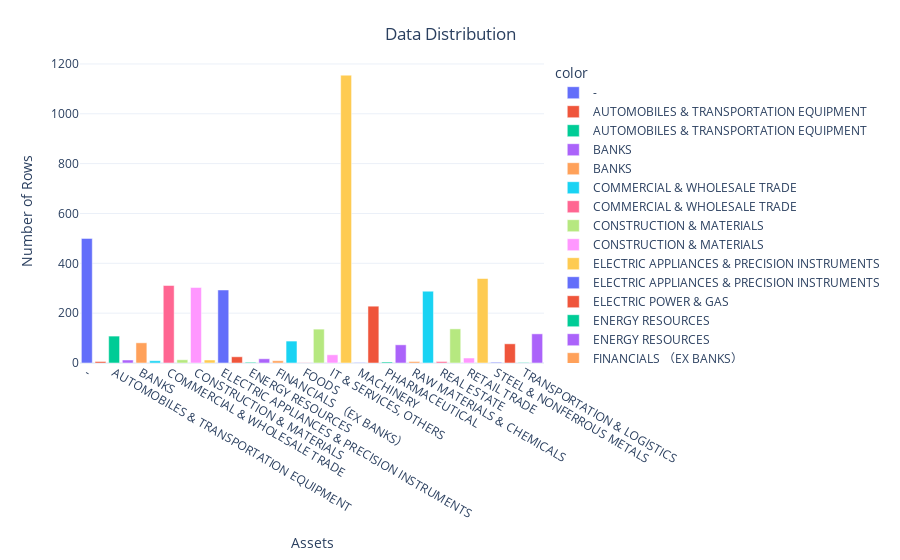

Source (notebook cell):
### Code cell
# Distribution of above table (value_counts)
dist = stock_list.groupby('SecuritiesCode').size().reset_index(name='total')
stock_list_two = pd.merge(stock_list, dist, how='left', on=['SecuritiesCode'])
stock_list_two = stock_list_two.groupby(['17SectorName']).total.sum().reset_index(name='total')
fig = px.bar(x=stock_list_two["17SectorName"],
             y=stock_list_two['total'],
             color=stock_list_two["17SectorName"],
             color_continuous_scale="Emrld")
fig.update_xaxes(title="Assets")
fig.update_yaxes(title="Number of Rows")
fig.update_layout(showlegend=True,
                  title={
                      'text': 'Data Distribution ',  # Text of title
                      'y': 0.95,  # position of title in y-axis in numbers
                      'x': 0.5,  # position of title in x-axis in numbers
                      'xanchor': 'center',  # direction of position over title (x)
                      'yanchor': 'top'},  # direction of position over title (y)
                  template="plotly_white")
fig.show()

### Figure 1 — Plotly figure (JSON) as saved in the notebook; plotly's stock layout.template omitted (floating-point values rounded to 4 significant figures)
{"data": [{"alignmentgroup": "True", "hovertemplate": "color=-<br>x=%{x}<br>y=%{y}<extra></extra>", "legendgroup": "-", "marker": {"color": "#636efa", "pattern": {"shape": ""}}, "name": "-", "offsetgroup": "-", "orientation": "v", "showlegend": true, "textposition": "auto", "type": "bar", "x": ["-"], "xaxis": "x", "y": [500], "yaxis": "y"}, {"alignmentgroup": "True", "hovertemplate": "color=AUTOMOBILES & TRANSPORTATION EQUIPMENT<br>x=%{x}<br>y=%{y}<extra></extra>", "legendgroup": "AUTOMOBILES & TRANSPORTATION EQUIPMENT", "marker": {"color": "#EF553B", "pattern": {"shape": ""}}, "name": "AUTOMOBILES & TRANSPORTATION EQUIPMENT", "offsetgroup": "AUTOMOBILES & TRANSPORTATION EQUIPMENT", "orientation": "v", "showlegend": true, "textposition": "auto", "type": "bar", "x": ["AUTOMOBILES & TRANSPORTATION EQUIPMENT"], "xaxis": "x", "y": [6], "yaxis": "y"}, {"alignmentgroup": "True", "hovertemplate": "color=AUTOMOBILES & TRANSPORTATION EQUIPMENT <br>x=%{x}<br>y=%{y}<extra></extra>", "legendgroup": "AUTOMOBILES & TRANSPORTATION EQUIPMENT ", "marker": {"color": "#00cc96", "pattern": {"shape": ""}}, "name": "AUTOMOBILES & TRANSPORTATION EQUIPMENT ", "offsetgroup": "AUTOMOBILES & TRANSPORTATION EQUIPMENT ", "orientation": "v", "showlegend": true, "textposition": "auto", "type": "bar", "x": ["AUTOMOBILES & TRANSPORTATION EQUIPMENT "], "xaxis": "x", "y": [108], "yaxis": "y"}, {"alignmentgroup": "True", "hovertemplate": "color=BANKS<br>x=%{x}<br>y=%{y}<extra></extra>", "legendgroup": "BANKS", "marker": {"color": "#ab63fa", "pattern": {"shape": ""}}, "name": "BANKS", "offsetgroup": "BANKS", "orientation": "v", "showlegend": true, "textposition": "auto", "type": "bar", "x": ["BANKS"], "xaxis": "x", "y": [12], "yaxis": "y"}, {"alignmentgroup": "True", "hovertemplate": "color=BANKS <br>x=%{x}<br>y=%{y}<extra></extra>", "legendgroup": "BANKS ", "marker": {"color": "#FFA15A", "pattern": {"shape": ""}}, "name": "BANKS ", "offsetgroup": "BANKS ", "orientation": "v", "showlegend": true, "textposition": "auto", "type": "bar", "x": ["BANKS "], "xaxis": "x", "y": [81], "yaxis": "y"}, {"alignmentgroup": "True", "hovertemplate": "color=COMMERCIAL & WHOLESALE TRADE<br>x=%{x}<br>y=%{y}<extra></extra>", "legendgroup": "COMMERCIAL & WHOLESALE TRADE", "marker": {"color": "#19d3f3", "pattern": {"shape": ""}}, "name": "COMMERCIAL & WHOLESALE TRADE", "offsetgroup": "COMMERCIAL & WHOLESALE TRADE", "orientation": "v", "showlegend": true, "textposition": "auto", "type": "bar", "x": ["COMMERCIAL & WHOLESALE TRADE"], "xaxis": "x", "y": [9], "yaxis": "y"}, {"alignmentgroup": "True", "hovertemplate": "color=COMMERCIAL & WHOLESALE TRADE <br>x=%{x}<br>y=%{y}<extra></extra>", "legendgroup": "COMMERCIAL & WHOLESALE TRADE ", "marker": {"color": "#FF6692", "pattern": {"shape": ""}}, "name": "COMMERCIAL & WHOLESALE TRADE ", "offsetgroup": "COMMERCIAL & WHOLESALE TRADE ", "orientation": "v", "showlegend": true, "textposition": "auto", "type": "bar", "x": ["COMMERCIAL & WHOLESALE TRADE "], "xaxis": "x", "y": [311], "yaxis": "y"}, {"alignmentgroup": "True", "hovertemplate": "color=CONSTRUCTION & MATERIALS<br>x=%{x}<br>y=%{y}<extra></extra>", "legendgroup": "CONSTRUCTION & MATERIALS", "marker": {"color": "#B6E880", "pattern": {"shape": ""}}, "name": "CONSTRUCTION & MATERIALS", "offsetgroup": "CONSTRUCTION & MATERIALS", "orientation": "v", "showlegend": true, "textposition": "auto", "type": "bar", "x": ["CONSTRUCTION & MATERIALS"], "xaxis": "x", "y": [13], "yaxis": "y"}, {"alignmentgroup": "True", "hovertemplate": "color=CONSTRUCTION & MATERIALS <br>x=%{x}<br>y=%{y}<extra></extra>", "legendgroup": "CONSTRUCTION & MATERIALS ", "marker": {"color": "#FF97FF", "pattern": {"shape": ""}}, "name": "CONSTRUCTION & MATERIALS ", "offsetgroup": "CONSTRUCTION & MATERIALS ", "orientation": "v", "showlegend": true, "textposition": "auto", "type": "bar", "x": ["CONSTRUCTION & MATERIALS "], "xaxis": "x", "y": [303], "yaxis": "y"}, {"alignmentgroup": "True", "hovertemplate": "color=ELECTRIC APPLIANCES & PRECISION INSTRUMENTS<br>x=%{x}<br>y=%{y}<extra></extra>", "legendgroup": "ELECTRIC APPLIANCES & PRECISION INSTRUMENTS", "marker": {"color": "#FECB52", "pattern": {"shape": ""}}, "name": "ELECTRIC APPLIANCES & PRECISION INSTRUMENTS", "offsetgroup": "ELECTRIC APPLIANCES & PRECISION INSTRUMENTS", "orientation": "v", "showlegend": true, "textposition": "auto", "type": "bar", "x": ["ELECTRIC APPLIANCES & PRECISION INSTRUMENTS"], "xaxis": "x", "y": [12], "yaxis": "y"}, {"alignmentgroup": "True", "hovertemplate": "color=ELECTRIC APPLIANCES & PRECISION INSTRUMENTS <br>x=%{x}<br>y=%{y}<extra></extra>", "legendgroup": "ELECTRIC APPLIANCES & PRECISION INSTRUMENTS ", "marker": {"color": "#636efa", "pattern": {"shape": ""}}, "name": "ELECTRIC APPLIANCES & PRECISION INSTRUMENTS ", "offsetgroup": "ELECTRIC APPLIANCES & PRECISION INSTRUMENTS ", "orientation": "v", "showlegend": true, "textposition": "auto", "type": "bar", "x": ["ELECTRIC APPLIANCES & PRECISION INSTRUMENTS "], "xaxis": "x", "y": [293], "yaxis": "y"}, {"alignmentgroup": "True", "hovertemplate": "color=ELECTRIC POWER & GAS <br>x=%{x}<br>y=%{y}<extra></extra>", "legendgroup": "ELECTRIC POWER & GAS ", "marker": {"color": "#EF553B", "pattern": {"shape": ""}}, "name": "ELECTRIC POWER & GAS ", "offsetgroup": "ELECTRIC POWER & GAS ", "orientation": "v", "showlegend": true, "textposition": "auto", "type": "bar", "x": ["ELECTRIC POWER & GAS "], "xaxis": "x", "y": [25], "yaxis": "y"}, {"alignmentgroup": "True", "hovertemplate": "color=ENERGY RESOURCES<br>x=%{x}<br>y=%{y}<extra></extra>", "legendgroup": "ENERGY RESOURCES", "marker": {"color": "#00cc96", "pattern": {"shape": ""}}, "name": "ENERGY RESOURCES", "offsetgroup": "ENERGY RESOURCES", "orientation": "v", "showlegend": true, "textposition": "auto", "type": "bar", "x": ["ENERGY RESOURCES"], "xaxis": "x", "y": [3], "yaxis": "y"}, {"alignmentgroup": "True", "hovertemplate": "color=ENERGY RESOURCES <br>x=%{x}<br>y=%{y}<extra></extra>", "legendgroup": "ENERGY RESOURCES ", "marker": {"color": "#ab63fa", "pattern": {"shape": ""}}, "name": "ENERGY RESOURCES ", "offsetgroup": "ENERGY RESOURCES ", "orientation": "v", "showlegend": true, "textposition": "auto", "type": "bar", "x": ["ENERGY RESOURCES "], "xaxis": "x", "y": [17], "yaxis": "y"}, {"alignmentgroup": "True", "hovertemplate": "color=FINANCIALS （EX BANKS）<br>x=%{x}<br>y=%{y}<extra></extra>", "legendgroup": "FINANCIALS （EX BANKS）", "marker": {"color": "#FFA15A", "pattern": {"shape": ""}}, "name": "FINANCIALS （EX BANKS）", "offsetgroup": "FINANCIALS （EX BANKS）", "orientation": "v", "showlegend": true, "textposition": "auto", "type": "bar", "x": ["FINANCIALS （EX BANKS）"], "xaxis": "x", "y": [9], "yaxis": "y"}, {"alignmentgroup": "True", "hovertemplate": "color=FINANCIALS （EX BANKS） <br>x=%{x}<br>y=%{y}<extra></extra>", "legendgroup": "FINANCIALS （EX BANKS） ", "marker": {"color": "#19d3f3", "pattern": {"shape": ""}}, "name": "FINANCIALS （EX BANKS） ", "offsetgroup": "FINANCIALS （EX BANKS） ", "orientation": "v", "showlegend": true, "textposition": "auto", "type": "bar", "x": ["FINANCIALS （EX BANKS） "], "xaxis": "x", "y": [88], "yaxis": "y"}, {"alignmentgroup": "True", "hovertemplate": "color=FOODS<br>x=%{x}<br>y=%{y}<extra></extra>", "legendgroup": "FOODS", "marker": {"color": "#FF6692", "pattern": {"shape": ""}}, "name": "FOODS", "offsetgroup": "FOODS", "orientation": "v", "showlegend": true, "textposition": "auto", "type": "bar", "x": ["FOODS"], "xaxis": "x", "y": [1], "yaxis": "y"}, {"alignmentgroup": "True", "hovertemplate": "color=FOODS <br>x=%{x}<br>y=%{y}<extra></extra>", "legendgroup": "FOODS ", "marker": {"color": "#B6E880", "pattern": {"shape": ""}}, "name": "FOODS ", "offsetgroup": "FOODS ", "orientation": "v", "showlegend": true, "textposition": "auto", "type": "bar", "x": ["FOODS "], "xaxis": "x", "y": [136], "yaxis": "y"}, {"alignmentgroup": "True", "hovertemplate": "color=IT & SERVICES, OTHERS<br>x=%{x}<br>y=%{y}<extra></extra>", "legendgroup": "IT & SERVICES, OTHERS", "marker": {"color": "#FF97FF", "pattern": {"shape": ""}}, "name": "IT & SERVICES, OTHERS", "offsetgroup": "IT & SERVICES, OTHERS", "orientation": "v", "showlegend": true, "textposition": "auto", "type": "bar", "x": ["IT & SERVICES, OTHERS"], "xaxis": "x", "y": [33], "yaxis": "y"}, {"alignmentgroup": "True", "hovertemplate": "color=IT & SERVICES, OTHERS <br>x=%{x}<br>y=%{y}<extra></extra>", "legendgroup": "IT & SERVICES, OTHERS ", "marker": {"color": "#FECB52", "pattern": {"shape": ""}}, "name": "IT & SERVICES, OTHERS ", "offsetgroup": "IT & SERVICES, OTHERS ", "orientation": "v", "showlegend": true, "textposition": "auto", "type": "bar", "x": ["IT & SERVICES, OTHERS "], "xaxis": "x", "y": [1155], "yaxis": "y"}, {"alignmentgroup": "True", "hovertemplate": "color=MACHINERY<br>x=%{x}<br>y=%{y}<extra></extra>", "legendgroup": "MACHINERY", "marker": {"color": "#636efa", "pattern": {"shape": ""}}, "name": "MACHINERY", "offsetgroup": "MACHINERY", "orientation": "v", "showlegend": true, "textposition": "auto", "type": "bar", "x": ["MACHINERY"], "xaxis": "x", "y": [2], "yaxis": "y"}, {"alignmentgroup": "True", "hovertemplate": "color=MACHINERY <br>x=%{x}<br>y=%{y}<extra></extra>", "legendgroup": "MACHINERY ", "marker": {"color": "#EF553B", "pattern": {"shape": ""}}, "name": "MACHINERY ", "offsetgroup": "MACHINERY ", "orientation": "v", "showlegend": true, "textposition": "auto", "type": "bar", "x": ["MACHINERY "], "xaxis": "x", "y": [228], "yaxis": "y"}, {"alignmentgroup": "True", "hovertemplate": "color=PHARMACEUTICAL<br>x=%{x}<br>y=%{y}<extra></extra>", "legendgroup": "PHARMACEUTICAL", "marker": {"color": "#00cc96", "pattern": {"shape": ""}}, "name": "PHARMACEUTICAL", "offsetgroup": "PHARMACEUTICAL", "orientation": "v", "showlegend": true, "textposition": "auto", "type": "bar", "x": ["PHARMACEUTICAL"], "xaxis": "x", "y": [4], "yaxis": "y"}, {"alignmentgroup": "True", "hovertemplate": "color=PHARMACEUTICAL <br>x=%{x}<br>y=%{y}<extra></extra>", "legendgroup": "PHARMACEUTICAL ", "marker": {"color": "#ab63fa", "pattern": {"shape": ""}}, "name": "PHARMACEUTICAL ", "offsetgroup": "PHARMACEUTICAL ", "orientation": "v", "showlegend": true, "textposition": "auto", "type": "bar", "x": ["PHARMACEUTICAL "], "xaxis": "x", "y": [73], "yaxis": "y"}, {"alignmentgroup": "True", "hovertemplate": "color=RAW MATERIALS & CHEMICALS<br>x=%{x}<br>y=%{y}<extra></extra>", "legendgroup": "RAW MATERIALS & CHEMICALS", "marker": {"color": "#FFA15A", "pattern": {"shape": ""}}, "name": "RAW MATERIALS & CHEMICALS", "offsetgroup": "RAW MATERIALS & CHEMICALS", "orientation": "v", "showlegend": true, "textposition": "auto", "type": "bar", "x": ["RAW MATERIALS & CHEMICALS"], "xaxis": "x", "y": [6], "yaxis": "y"}, {"alignmentgroup": "True", "hovertemplate": "color=RAW MATERIALS & CHEMICALS <br>x=%{x}<br>y=%{y}<extra></extra>", "legendgroup": "RAW MATERIALS & CHEMICALS ", "marker": {"color": "#19d3f3", "pattern": {"shape": ""}}, "name": "RAW MATERIALS & CHEMICALS ", "offsetgroup": "RAW MATERIALS & CHEMICALS ", "orientation": "v", "showlegend": true, "textposition": "auto", "type": "bar", "x": ["RAW MATERIALS & CHEMICALS "], "xaxis": "x", "y": [288], "yaxis": "y"}, {"alignmentgroup": "True", "hovertemplate": "color=REAL ESTATE<br>x=%{x}<br>y=%{y}<extra></extra>", "legendgroup": "REAL ESTATE", "marker": {"color": "#FF6692", "pattern": {"shape": ""}}, "name": "REAL ESTATE", "offsetgroup": "REAL ESTATE", "orientation": "v", "showlegend": true, "textposition": "auto", "type": "bar", "x": ["REAL ESTATE"], "xaxis": "x", "y": [6], "yaxis": "y"}, {"alignmentgroup": "True", "hovertemplate": "color=REAL ESTATE <br>x=%{x}<br>y=%{y}<extra></extra>", "legendgroup": "REAL ESTATE ", "marker": {"color": "#B6E880", "pattern": {"shape": ""}}, "name": "REAL ESTATE ", "offsetgroup": "REAL ESTATE ", "orientation": "v", "showlegend": true, "textposition": "auto", "type": "bar", "x": ["REAL ESTATE "], "xaxis": "x", "y": [137], "yaxis": "y"}, {"alignmentgroup": "True", "hovertemplate": "color=RETAIL TRADE<br>x=%{x}<br>y=%{y}<extra></extra>", "legendgroup": "RETAIL TRADE", "marker": {"color": "#FF97FF", "pattern": {"shape": ""}}, "name": "RETAIL TRADE", "offsetgroup": "RETAIL TRADE", "orientation": "v", "showlegend": true, "textposition": "auto", "type": "bar", "x": ["RETAIL TRADE"], "xaxis": "x", "y": [20], "yaxis": "y"}, {"alignmentgroup": "True", "hovertemplate": "color=RETAIL TRADE <br>x=%{x}<br>y=%{y}<extra></extra>", "legendgroup": "RETAIL TRADE ", "marker": {"color": "#FECB52", "pattern": {"shape": ""}}, "name": "RETAIL TRADE ", "offsetgroup": "RETAIL TRADE ", "orientation": "v", "showlegend": true, "textposition": "auto", "type": "bar", "x": ["RETAIL TRADE "], "xaxis": "x", "y": [339], "yaxis": "y"}, {"alignmentgroup": "True", "hovertemplate": "color=STEEL & NONFERROUS METALS<br>x=%{x}<br>y=%{y}<extra></extra>", "legendgroup": "STEEL & NONFERROUS METALS", "marker": {"color": "#636efa", "pattern": {"shape": ""}}, "name": "STEEL & NONFERROUS METALS", "offsetgroup": "STEEL & NONFERROUS METALS", "orientation": "v", "showlegend": true, "textposition": "auto", "type": "bar", "x": ["STEEL & NONFERROUS METALS"], "xaxis": "x", "y": [3], "yaxis": "y"}, {"alignmentgroup": "True", "hovertemplate": "color=STEEL & NONFERROUS METALS <br>x=%{x}<br>y=%{y}<extra></extra>", "legendgroup": "STEEL & NONFERROUS METALS ", "marker": {"color": "#EF553B", "pattern": {"shape": ""}}, "name": "STEEL & NONFERROUS METALS ", "offsetgroup": "STEEL & NONFERROUS METALS ", "orientation": "v", "showlegend": true, "textposition": "auto", "type": "bar", "x": ["STEEL & NONFERROUS METALS "], "xaxis": "x", "y": [77], "yaxis": "y"}, {"alignmentgroup": "True", "hovertemplate": "color=TRANSPORTATION & LOGISTICS<br>x=%{x}<br>y=%{y}<extra></extra>", "legendgroup": "TRANSPORTATION & LOGISTICS", "marker": {"color": "#00cc96", "pattern": {"shape": ""}}, "name": "TRANSPORTATION & LOGISTICS", "offsetgroup": "TRANSPORTATION & LOGISTICS", "orientation": "v", "showlegend": true, "textposition": "auto", "type": "bar", "x": ["TRANSPORTATION & LOGISTICS"], "xaxis": "x", "y": [2], "yaxis": "y"}, {"alignmentgroup": "True", "hovertemplate": "color=TRANSPORTATION & LOGISTICS <br>x=%{x}<br>y=%{y}<extra></extra>", "legendgroup": "TRANSPORTATION & LOGISTICS ", "marker": {"color": "#ab63fa", "pattern": {"shape": ""}}, "name": "TRANSPORTATION & LOGISTICS ", "offsetgroup": "TRANSPORTATION & LOGISTICS ", "orientation": "v", "showlegend": true, "textposition": "auto", "type": "bar", "x": ["TRANSPORTATION & LOGISTICS "], "xaxis": "x", "y": [117], "yaxis": "y"}], "layout": {"barmode": "relative", "legend": {"title": {"text": "color"}, "tracegroupgap": 0}, "margin": {"t": 60}, "showlegend": true, "title": {"text": "Data Distribution ", "x": 0.5, "xanchor": "center", "y": 0.95, "yanchor": "top"}, "xaxis": {"anchor": "y", "domain": [0, 1], "title": {"text": "Assets"}}, "yaxis": {"anchor": "x", "domain": [0, 1], "title": {"text": "Number of Rows"}}}}
